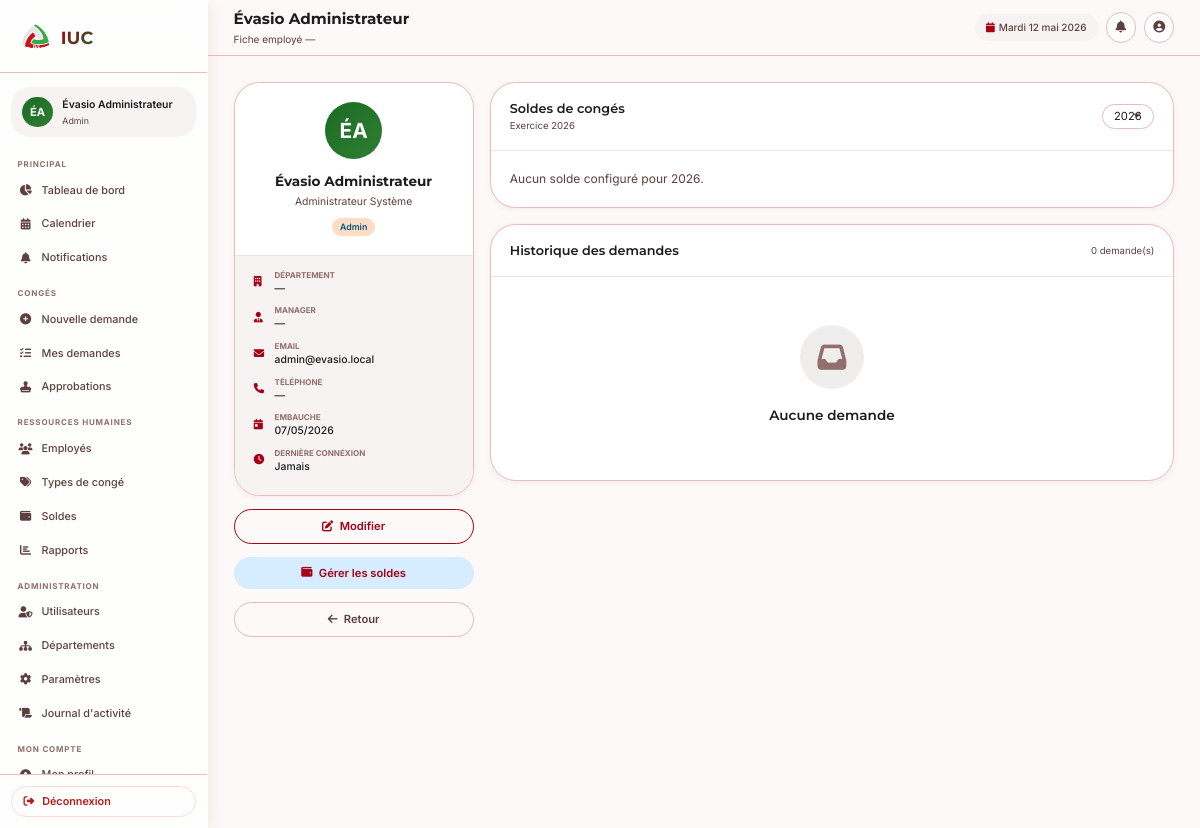
/fiche_employe.php?id=1 (signed in), run on the app's committed database.
### tables this page shows
CREATE TABLE `utilisateurs` (
  `id`                 INT UNSIGNED NOT NULL AUTO_INCREMENT,
  `nom`                VARCHAR(80) NOT NULL,
  `prenom`             VARCHAR(80) NOT NULL,
  `email`              VARCHAR(150) NOT NULL UNIQUE,
  `mot_de_passe`       VARCHAR(255) NOT NULL,
  `telephone`          VARCHAR(20) DEFAULT NULL,
  `photo`              VARCHAR(255) DEFAULT NULL,
  `role`               ENUM('employe','manager','rh','admin') NOT NULL DEFAULT 'employe',
  `departement_id`     INT UNSIGNED DEFAULT NULL,
  `manager_id`         INT UNSIGNED DEFAULT NULL,
  `date_embauche`      DATE DEFAULT NULL,
  `poste`              VARCHAR(100) DEFAULT NULL,
  `actif`              TINYINT(1) NOT NULL DEFAULT 1,
  `token_reset`        VARCHAR(255) DEFAULT NULL,
  `token_expiry`       DATETIME DEFAULT NULL,
  `question_securite`  VARCHAR(255) DEFAULT NULL,
  `reponse_securite`   VARCHAR(255) DEFAULT NULL,
  `derniere_connexion` DATETIME DEFAULT NULL,
  `created_at`         TIMESTAMP NOT NULL DEFAULT CURRENT_TIMESTAMP,
  `updated_at`         TIMESTAMP NOT NULL DEFAULT CURRENT_TIMESTAMP ON UPDATE CURRENT_TIMESTAMP,
  PRIMARY KEY (`id`),
  KEY `fk_utilisateur_departement` (`departement_id`),
  KEY `fk_utilisateur_manager` (`manager_id`)
);

### includes/functions.php (called while the page is built, shortened)
<?php
function utilisateurCourant(): array {
    return [
        'id'     => $_SESSION['user_id']     ?? null,
        'nom'    => $_SESSION['user_nom']    ?? '',
        'prenom' => $_SESSION['user_prenom'] ?? '',
        'email'  => $_SESSION['user_email']  ?? '',
        'role'   => $_SESSION['user_role']   ?? '',
        'photo'  => $_SESSION['user_photo']  ?? null,
        'dept'   => $_SESSION['user_dept']   ?? '',
    ];
}
function h(string $str): string {
    return htmlspecialchars($str, ENT_QUOTES, 'UTF-8');
}
function formatDate(string $date, string $format = 'd/m/Y'): string {
    return (new DateTime($date))->format($format);
}
function compterNotificationsNonLues(int $userId): int {
    $db = getDB();
    $stmt = $db->prepare("SELECT COUNT(*) FROM notifications WHERE utilisateur_id = ? AND lu = 0");
    $stmt->execute([$userId]);
    return (int)$stmt->fetchColumn();
}
function initialesAvatar(string $prenom, string $nom): string {
    return strtoupper(mb_substr($prenom, 0, 1) . mb_substr($nom, 0, 1));
}
function couleurAvatar(int $userId): string {
    $couleurs = [
        'linear-gradient(135deg,#a70016,#cc2229)',
        'linear-gradient(135deg,#1b6d24,#2e7d32)',
        'linear-gradient(135deg,#1a7a4a,#34c97a)',
        'linear-gradient(135deg,#00567b,#00709e)',
        'linear-gradient(135deg,#a70016,#1b6d24)',
    ];
    return $couleurs[$userId % count($couleurs)];
}

### fiche_employe.php (the view, shortened to what this page needs)
<?php
require_once __DIR__.'/includes/functions.php';
$user=utilisateurCourant(); $db=getDB();
$id=(int)($_GET['id']??0);
$stmt=$db->prepare("SELECT u.*,d.nom AS departement,m.nom AS manager_nom,m.prenom AS manager_prenom FROM utilisateurs u LEFT JOIN departements d ON d.id=u.departement_id LEFT JOIN utilisateurs m ON m.id=u.manager_id WHERE u.id=?");
$stmt->execute([$id]); $employe=$stmt->fetch();
$annee=(int)($_GET['annee']??date('Y'));
$soldes=tousLesSoldes($id,$annee);
$page=max(1,(int)($_GET['page']??1)); $perPage=10; $offset=($page-1)*$perPage;
$stC=$db->prepare("SELECT COUNT(*) FROM demandes_conge WHERE utilisateur_id=?");$stC->execute([$id]);$total=(int)$stC->fetchColumn();
$stmt2=$db->prepare("SELECT dc.*,tc.nom AS type_nom,tc.couleur FROM demandes_conge dc JOIN types_conge tc ON tc.id=dc.type_conge_id WHERE dc.utilisateur_id=? ORDER BY dc.created_at DESC LIMIT $perPage OFFSET $offset");
$stmt2->execute([$id]); $demandes=$stmt2->fetchAll();
require_once __DIR__.'/includes/header.php';
?>
<div style="display:grid;grid-template-columns:300px 1fr;gap:20px;align-items:start">
<div style="display:flex;flex-direction:column;gap:16px">
  <div class="card">
    <div class="card-body" style="text-align:center">
      <div class="user-avatar-sm" style="width:72px;height:72px;font-size:26px;background:<?=couleurAvatar($id)?>;margin:0 auto 14px">
        <?=initialesAvatar($employe['prenom'],$employe['nom'])?>
      </div>
      <div style="font-family:var(--font-title);font-size:17px;font-weight:700"><?=h($employe['prenom'].' '.$employe['nom'])?></div>
      <div style="color:var(--on-surface-variant);font-size:13px;margin-top:4px"><?=h($employe['poste']??'—')?></div>
      <span class="role-badge role-<?=h($employe['role'])?>" style="margin-top:10px;display:inline-block"><?=ucfirst($employe['role'])?></span>
    </div>
    <div class="card-footer" style="font-size:13px">
      <?php $infos=[
        ['fa-building','Département',$employe['departement']??'—'],
        ['fa-user-tie','Manager',$employe['manager_nom']?h($employe['manager_prenom'].' '.$employe['manager_nom']):'—'],
        ['fa-envelope','Email',$employe['email']],
        ['fa-phone','Téléphone',$employe['telephone']??'—'],
        ['fa-calendar-day','Embauche',$employe['date_embauche']?formatDate($employe['date_embauche'],'d/m/Y'):'—'],
        ['fa-clock','Dernière connexion',$employe['derniere_connexion']?(new DateTime($employe['derniere_connexion']))->format('d/m/Y H:i'):'Jamais'],
      ]; foreach($infos as $inf): ?>
      <div style="display:flex;align-items:center;gap:10px;margin-bottom:10px">
        <i class="fas <?=$inf[0]?>" style="width:16px;color:var(--primary)"></i>
        <div><div style="font-size:10px;color:var(--outline);text-transform:uppercase;font-weight:700"><?=$inf[1]?></div>
        <div style="font-weight:500"><?=$inf[2]?></div></div>
      </div>
      <?php endforeach; ?>
    </div>
  </div>
  <a href="<?=APP_URL?>/utilisateurs.php?action=modifier&id=<?=$id?>" class="btn btn-outline btn-block"><i class="fas fa-edit"></i> Modifier</a>
  <a href="<?=APP_URL?>/gestion_soldes.php?emp=<?=$id?>" class="btn btn-secondary btn-block"><i class="fas fa-wallet"></i> Gérer les soldes</a>
  <a href="<?=APP_URL?>/employes.php" class="btn btn-ghost btn-block"><i class="fas fa-arrow-left"></i> Retour</a>
</div>
<div style="display:flex;flex-direction:column;gap:20px">
  <div class="card">
    <div class="card-header">
      <div><div class="card-title">Soldes de congés</div><div class="card-subtitle">Exercice <?=$annee?></div></div>
      <form method="GET" style="display:flex;gap:8px;align-items:center">
        <select name="annee" class="form-control" style="width:auto;padding:7px 14px;border-radius:var(--radius-full)" onchange="this.form.submit()">
          <?php for($a=date('Y')+1;$a>=2020;$a--): ?><option value="<?=$a?>" <?=$annee==$a?'selected':''?>><?=$a?></option><?php endfor; ?>
        </select>
      </form>
    </div>
    <div class="card-body">
      <?php if(empty($soldes)): ?>
      <p style="color:var(--on-surface-variant)">Aucun solde configuré pour <?=$annee?>.</p>
      <?php else: foreach($soldes as $s): $pct=$s['jours_alloues']>0?min(100,round($s['jours_pris']/$s['jours_alloues']*100)):0; ?>
      <div class="solde-item">
        <div class="solde-header">
          <span class="solde-label"><span style="width:10px;height:10px;border-radius:50%;background:<?=h($s['couleur'])?>"></span><?=h($s['type_nom'])?></span>
          <span class="solde-value"><?=$s['jours_restants']?> / <?=$s['jours_alloues']?> j</span>
        </div>
        <div class="solde-bar"><div class="solde-fill" style="width:<?=$pct?>%;background:<?=h($s['couleur'])?>"></div></div>
      </div>
      <?php endforeach; endif; ?>
    </div>
  </div>
  <div class="card">
    <div class="card-header"><div class="card-title">Historique des demandes</div><div class="card-subtitle"><?=$total?> demande(s)</div></div>
    <?php if(empty($demandes)): ?>
    <div class="empty-state"><div class="empty-state-icon"><i class="fas fa-inbox"></i></div><h3>Aucune demande</h3></div>
    <?php endif; ?>
  </div>
</div>
</div>
<?php require_once __DIR__.'/includes/footer.php'; ?>

### includes/sidebar.php (shortened to what this page needs)
<?php
$user     = utilisateurCourant();
$role     = $user['role'];
$initials = initialesAvatar($user['prenom'], $user['nom']);
$couleur  = couleurAvatar((int)$user['id']);
$nbNotifs = compterNotificationsNonLues((int)$user['id']);
$currentPage = basename($_SERVER['PHP_SELF'], '.php');
function navItem(string $href, string $icon, string $label, string $currentPage, int $badge = 0): string {
    $page    = basename($href, '.php');
    $active  = ($page === $currentPage) ? ' active' : '';
    $badgeHtml = $badge > 0
        ? '<span class="nav-badge">' . $badge . '</span>'
        : '';
    return '<a class="nav-item' . $active . '" href="' . $href . '">
              <i class="fas ' . $icon . '"></i> ' . $label . $badgeHtml . '
            </a>';
}
$db = getDB();
$pendingCount = 0;
if ($role === 'manager') {
    $stmt = $db->prepare("
        SELECT COUNT(*) FROM demandes_conge dc
        JOIN utilisateurs u ON u.id = dc.utilisateur_id
        WHERE u.manager_id = ? AND dc.statut = 'en_attente'
    ");
    $stmt->execute([$user['id']]);
    $pendingCount = (int)$stmt->fetchColumn();
} elseif ($role === 'rh') {
    $stmt = $db->query("SELECT COUNT(*) FROM demandes_conge WHERE statut = 'approuve_manager'");
    $pendingCount = (int)$stmt->fetchColumn();
} elseif ($role === 'admin') {
    $stmt = $db->query("SELECT COUNT(*) FROM demandes_conge WHERE statut IN ('en_attente','approuve_manager')");
    $pendingCount = (int)$stmt->fetchColumn();
}
?>
<aside class="sidebar" id="sidebar">
  <div class="sidebar-logo">
    <img src="<?= APP_URL ?>/assets/img/logo_iuc.png" alt="IUC" width="44" height="44" style="object-fit:contain;"/>
    <span class="sidebar-logo-text">IUC</span>
  </div>
  <div class="sidebar-user">
    <div class="sidebar-user-avatar" style="background:<?= $couleur ?>">
      <?php if ($user['photo']): ?>
        <img src="<?= APP_URL ?>/assets/img/photos/<?= h($user['photo']) ?>" alt="photo"/>
      <?php else: ?>
        <?= h($initials) ?>
      <?php endif; ?>
    </div>
    <div class="sidebar-user-info">
      <div class="sidebar-user-name"><?= h($user['prenom'] . ' ' . $user['nom']) ?></div>
      <div class="sidebar-user-role"><?= h(ucfirst($role)) ?></div>
    </div>
  </div>
  <nav class="sidebar-nav">
    <div class="nav-section-title">Principal</div>
    <?= navItem(APP_URL.'/dashboard.php',    'fa-chart-pie',    'Tableau de bord', $currentPage) ?>
    <?= navItem(APP_URL.'/calendrier.php',   'fa-calendar-alt', 'Calendrier',      $currentPage) ?>
    <?= navItem(APP_URL.'/notifications.php','fa-bell',         'Notifications',   $currentPage, $nbNotifs) ?>
    <div class="nav-section-title">Congés</div>
    <?php if (in_array($role, ['employe','manager','rh','admin'])): ?>
      <?= navItem(APP_URL.'/demande_conge.php', 'fa-plus-circle',  'Nouvelle demande', $currentPage) ?>
      <?= navItem(APP_URL.'/mes_demandes.php',  'fa-list-check',   'Mes demandes',     $currentPage) ?>
    <?php endif; ?>
    <?php if (in_array($role, ['manager','rh','admin'])): ?>
      <?= navItem(APP_URL.'/approbation.php', 'fa-stamp', 'Approbations', $currentPage, $pendingCount) ?>
    <?php endif; ?>
    <?php if (in_array($role, ['rh','admin'])): ?>
    <div class="nav-section-title">Ressources Humaines</div>
    <?= navItem(APP_URL.'/employes.php',      'fa-users',     'Employés',       $currentPage) ?>
    <?= navItem(APP_URL.'/types_conge.php',   'fa-tags',      'Types de congé', $currentPage) ?>
    <?= navItem(APP_URL.'/gestion_soldes.php','fa-wallet',    'Soldes',         $currentPage) ?>
    <?= navItem(APP_URL.'/rapports.php',      'fa-chart-bar', 'Rapports',       $currentPage) ?>
    <?php endif; ?>
    <?php if ($role === 'admin'): ?>
    <div class="nav-section-title">Administration</div>
    <?= navItem(APP_URL.'/utilisateurs.php', 'fa-user-shield', 'Utilisateurs',      $currentPage) ?>
    <?= navItem(APP_URL.'/departements.php', 'fa-sitemap',     'Départements',      $currentPage) ?>
    <?= navItem(APP_URL.'/configuration.php','fa-cog',         'Paramètres',        $currentPage) ?>
    <?= navItem(APP_URL.'/logs.php',         'fa-scroll',      "Journal d'activité",$currentPage) ?>
    <?php endif; ?>
    <div class="nav-section-title">Mon compte</div>
    <?= navItem(APP_URL.'/profil.php', 'fa-user-circle', 'Mon profil', $currentPage) ?>
  </nav>
  <div class="sidebar-footer">
    <form action="<?= APP_URL ?>/logout.php" method="POST">
      <button type="submit" class="btn-logout">
        <i class="fas fa-sign-out-alt"></i> Déconnexion
      </button>
    </form>
  </div>
</aside>

### data on the page
utilisateurs: initials "ÉA", prenom+nom "Évasio Administrateur", role "Admin", initialesAvatar($employe['prenom'],$employe['nom']) "ÉA", poste "Administrateur Système"

### other printed values
$label "Tableau de bord Calendrier Notifications Nouvelle demande Mes demandes Approbations Employés Types de congé Soldes Rapports Utilisateurs Départements Paramètres Journal d'activité"
$pageTitle "Évasio Administrateur"
$pageSubtitle "Fiche employé —"
$today "Mardi 12 mai 2026"
$inf[1] "DÉPARTEMENT"
$inf[2] "—"
$inf[1] "MANAGER"
$inf[1] "EMAIL"
$inf[2] "admin@evasio.local"
$inf[1] "TÉLÉPHONE"
$inf[1] "EMBAUCHE"
$inf[2] "07/05/2026"
$inf[1] "DERNIÈRE CONNEXION"
$inf[2] "Jamais"
$total "0"
